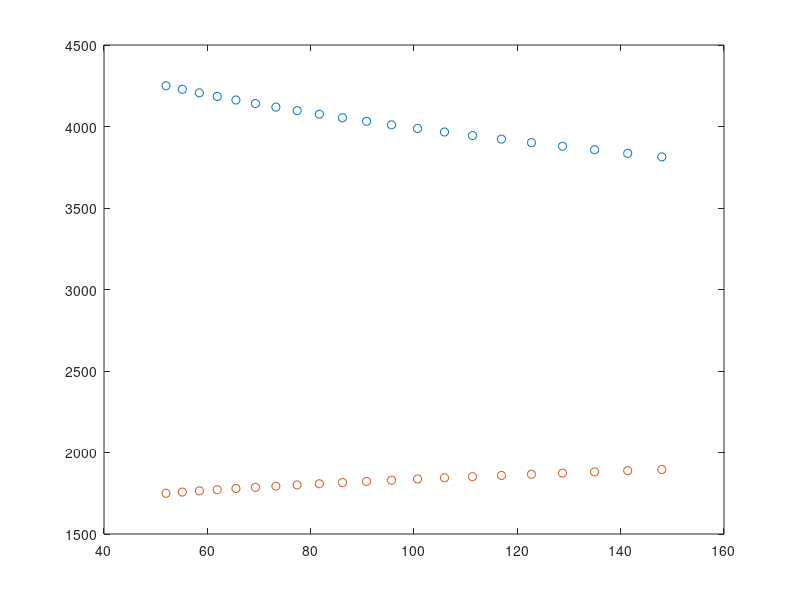
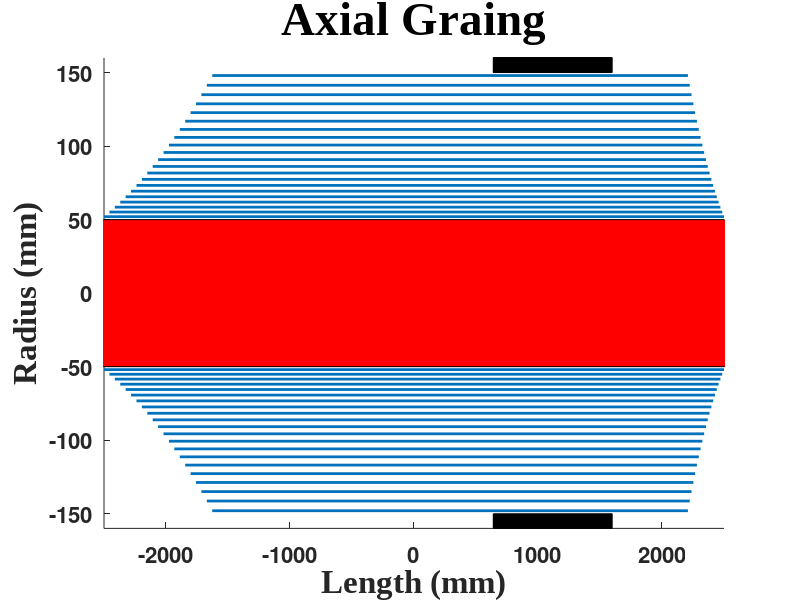
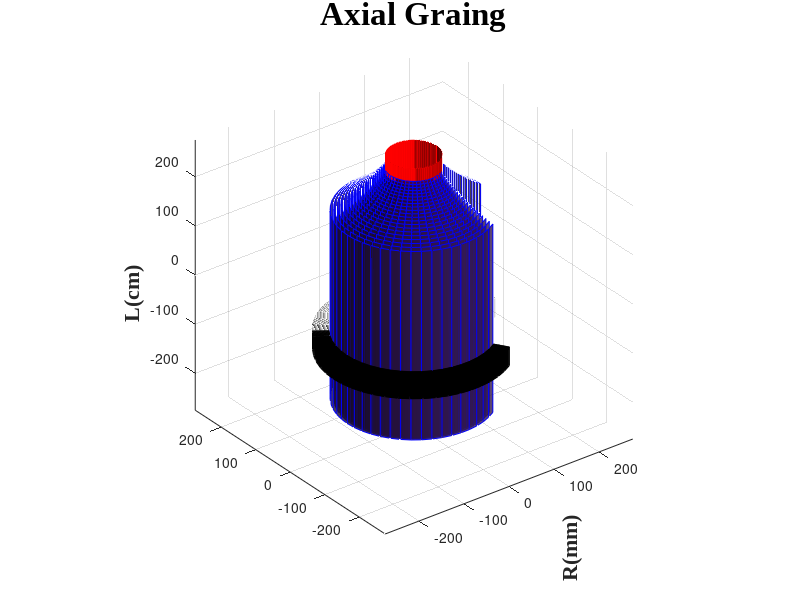

Write MATLAB code to recreate these figures, in order.
%%%%%%%%%%%%%%%%%%%%%%%%%%%%%%%%%%%%%%%%%%%%%%%%%%%%%%%%%%%%%%%%%%%%%%%%%%%
% ELEC6089 High Volatage Insulation Bushing Design                        
% Axial grading calculation                                              
% Author - David Mahmoodi                                                 
% Date - 14/02/2014  
%%%%%%%%%%%%%%%%%%%%%%%%%%%%%%%%%%%%%%%%%%%%%%%%%%%%%%%%%%%%%%%%%%%%%%%%%%%
clc; close all; clear all 
%% Declareing Given Variables 
Voltage = 275000;         %Applied voltage (volt)
Inner_diameter = 100;     %mm
Outer_diameter = 300;     %mm
First_foil_length = 5000; %mm
N = 21;
Foil_Thickness = 0.1;     %mm
First_Gap = 2;            %mm
Last_Gap  = 2;            %mm
E_boundary_surface_Air = 300;   %volt/mm
E_boundary_surface_Oil = 3*300; %volt/mm
%% Defining new variables
Del_Voltage = Voltage/N-1; %Voltage between each foil
b_Air = Del_Voltage/E_boundary_surface_Air;
b_Oil = Del_Voltage/E_boundary_surface_Oil;
%Initialise vectors (22 for 3D plotting)
L = zeros(1,N+1); 
L_Air = zeros(1,N+1);
L_Oil = zeros(1,N+1); 
Radius = zeros(1,N+1);
R_parameter=1.007; % Parameter for adjesting assumption value of r0
%% Calculation
L(1)=First_foil_length; %The first foil is 5000mm and connected to the conductor, no capacitance between conductor and this foil
r0 = Inner_diameter/2 ; %Radius of the conductor
Radius(1)= Inner_diameter/2  + First_Gap; % Radial position of first foil = 52mm
L_Air(1)= L(1)/2;
L_Oil(1)= L(1)/2;
%Calculate the radial positions of all foils
for i=2:N
    L_Air(i)=L_Air(i-1)- b_Air;
    L_Oil(i)=L_Oil(i-1)- b_Oil;
    L(i)= L_Air(i)+L_Oil(i);
end
% Refer to Section 2.2 for an explanation of this assumption
Radius(2)=  Radius(1)* exp( (L(2)/L(1)) * log(Radius(1)/(r0-R_parameter)));
%Follow the iterative formula
for i=3:N     
    Radius(i)= Radius(i-1)* exp( (L(i)/L(i-1)) * log(Radius(i-1)/Radius(i-2)));
end
%For plotting - add the outer shell
L(N+1)=L(N)- .5*L(N);
Radius(N+1)=Radius(N)+ Last_Gap;

%% Ploting
figure
plot(Radius(1:end-1),((6000+L_Air(1:end-1))/2),'o');hold on%axis equal
plot(Radius(1:end-1),((6000-L_Oil(1:end-1))/2),'o');%axis equal
x=zeros(1,2*(N+1));
y=x; j=1;
for i=1:2:2*(N+1)
    x(i)=L_Air(j);
    x(i+1)=-L_Oil(j);
    y(i)=Radius(j);
    y(i+1)=Radius(j);
    j=j+1;
end
y2=-y;
% 2D Plot
figure
axes('FontSize',16,'fontWeight','bold')
rect_H = rectangle('Position', [-1.1.*x(1),- r0, 2.2*x(1), 2*r0]); 
set(rect_H, 'FaceColor', 'r') 
for i=1:2:2*(N)
    hold on
    line(-x(i:i+1), -y(i:i+1), 'LineWidth',2)
    line(-x(i:i+1), -y2(i:i+1),'LineWidth',2)
    %axis equal
end
rect_H = rectangle('Position', [L(N+1)/3,Outer_diameter/2, L(N+1)/2, 1000]); 
set(rect_H, 'FaceColor',[0, 0, 0])
rect_H = rectangle('Position', [L(N+1)/3,-10-Outer_diameter/2, L(N+1)/2, 10]); 
set(rect_H, 'FaceColor',[0, 0, 0])
title('Axial Graing','FontName', 'Times New Roman','FontSize',34,'fontWeight','bold');
xlabel('Length (mm)','FontName', 'Times New Roman','FontSize',24,'fontWeight','bold')
ylabel('Radius (mm)','FontName', 'Times New Roman','FontSize',24,'fontWeight','bold')
xlim([x(2) x(1)]);ylim([y2(end)-10 y(end)+10])
% 3D Plot
K=50; scl=.1; % Z direction scalling value for plotting
p= 6*N/3+1; %adjusting the Cut in the 3D shap
figure
axes('FontSize',16,'fontWeight','bold')
R=[r0 r0];
[X,Y,Z] = cylinder(R,5*K);
Z(2, :) = (L_Air(1)+ .1*L_Air(1))*scl;
Z(1, :) = - Z(2, :);
surf(X,Y,Z, 'FaceColor',[1,0,0],'EdgeColor', [1,0,0]);
for i=1:N
    hold on
    R=[Radius(i) Radius(i)];
    [X,Y,Z] = cylinder(R,K);
    Z(2,:)= L_Air(i);
    Z(1,:)= -L_Oil(i);
    X = X(:,1:p);
    Y = Y(:,1:p);
    Z = Z(:,1:p)*scl;
    testsubject = surf(X,Y,Z); 
    set(testsubject,'FaceAlpha',0.8,'EdgeColor','b')
    axis equal
end
Ground=Radius(N+1)-1;
for i=1:30
    R=[Ground+i Ground+i];
    [X,Y,Z] = cylinder(R,K);
    Z(2, :) = L(N+1) *scl;
    Z(1, :) = -  Z(2, :);
    X = X(:,1:p);
    Y = Y(:,1:p);
    Z = Z(:,1:p)*scl-100;
    surf(X,Y,Z, 'FaceColor', [0,0,0],'EdgeColor',[0, 0, 0]);
end
camlight
lighting gouraud
title('Axial Graing','FontName','Times New Roman','FontSize',24,'fontWeight','bold');
xlabel('R(mm)','FontName','Times New Roman','FontSize',16,'fontWeight','bold','Rotation',90,'HorizontalAlignment','right')
zlabel('L(cm)','FontName','Times New Roman','FontSize',16,'fontWeight','bold','HorizontalAlignment','right')
%% Saving results to file
FID = fopen('AxialVals21.tex', 'w');
fprintf(FID, '\\begin{table}[!htb]\n');
fprintf(FID, '\\begin{center}\n');
fprintf(FID, '\\begin{tabular}{|c||cc|c||cc|}\n');
fprintf(FID, '\\toprule\n');
fprintf(FID, '\\textbf{Foil N.O} & \\textbf{Radius(mm)} & \\textbf{Length(mm)} & \\textbf{Foil N.O} & \\textbf{Radius(mm)} & \\textbf{Length(mm)}\\\\ \\toprule\n');
Max = floor((N+1)/2); L(N+1)= 00;
for i=1:Max
     fprintf(FID, '%.f & %4.2f & %4.2f & %.f & %4.2f & %4.2f \\\\\n',i,Radius(i),L(i),(i+Max),Radius(i+Max),L(i+Max));
end 
fprintf(FID, '\\bottomrule\n');
fprintf(FID, '\\end{tabular}\n');
fprintf(FID, '\\end{center}\n');
fprintf(FID, '\\caption{Axial Grading Calculations Results}\n');
fprintf(FID, '\\label{table:axialvals}\n');
fprintf(FID, '\\end{table}\n');
fclose(FID);

SID = fopen('Axial-Points-Air.txt', 'w');
for i=1:N
     fprintf(FID, '%f\t%f\t\r\n',Radius(i),((6000+L_Air(i))/2));
end 
fclose(SID);
SID = fopen('Axial-Points-Oil.txt', 'w');
for i=1:N
     fprintf(FID, '%f\t%f\t\r\n',Radius(i),((6000-L_Oil(i))/2));
end 
fclose(SID);
